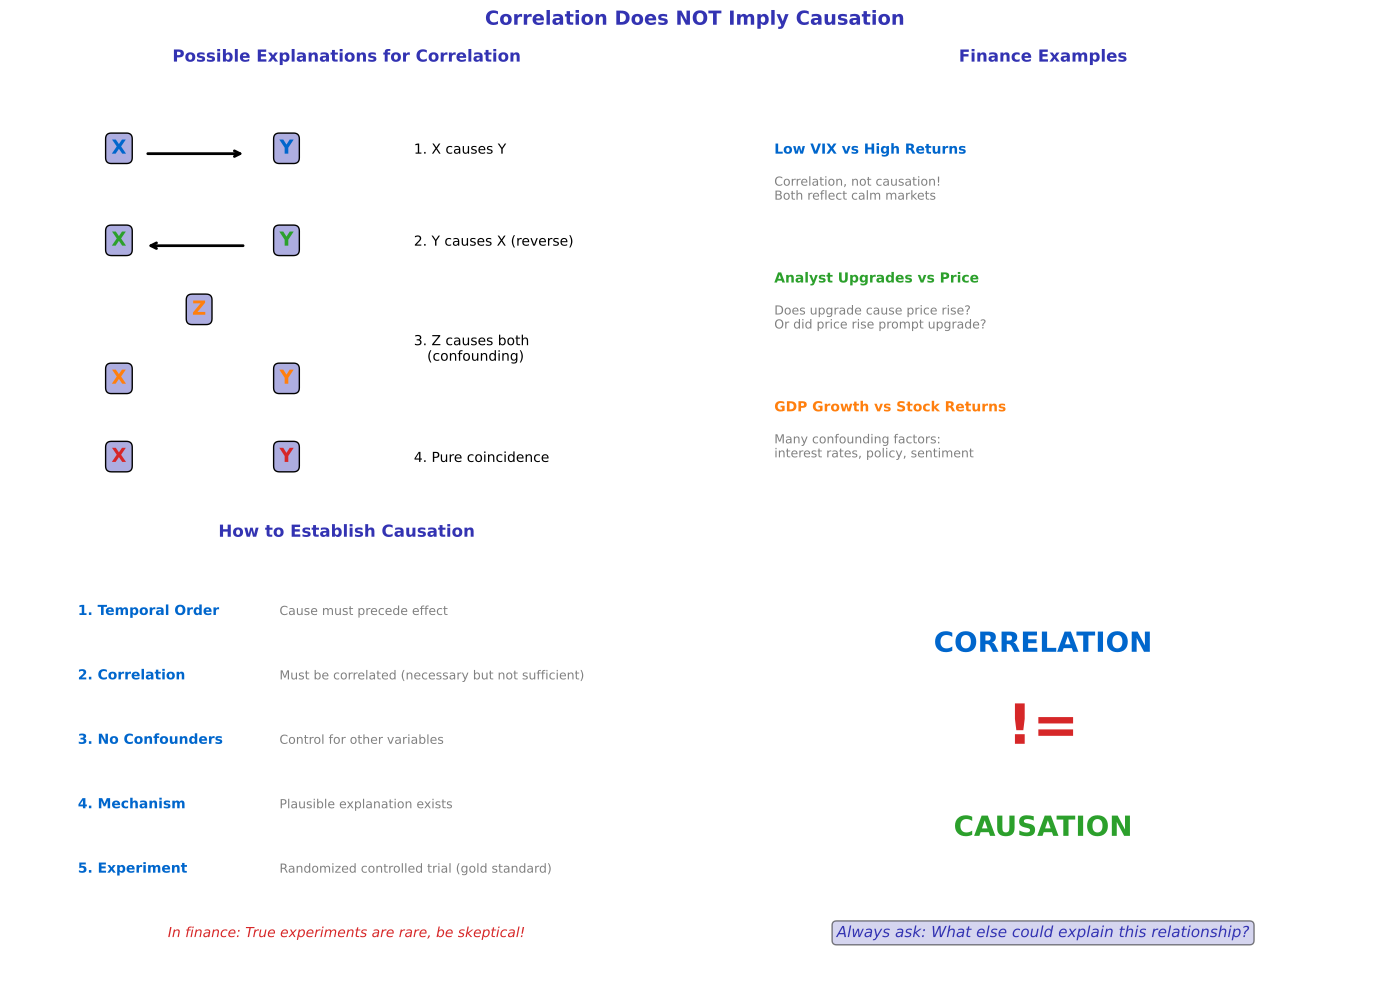

Reproduce this figure in Python.
"""Correlation vs Causation"""
import matplotlib.pyplot as plt
import numpy as np
from matplotlib.patches import FancyBboxPatch, FancyArrowPatch
from pathlib import Path

plt.rcParams.update({
    'font.size': 10,
    'axes.labelsize': 10,
    'axes.titlesize': 11,
    'xtick.labelsize': 9,
    'ytick.labelsize': 9,
    'legend.fontsize': 9,
    'figure.figsize': (10, 6),
    'figure.dpi': 150
})

MLPURPLE = '#3333B2'
MLLAVENDER = '#ADADE0'
MLBLUE = '#0066CC'
MLORANGE = '#FF7F0E'
MLGREEN = '#2CA02C'
MLRED = '#D62728'

fig, axes = plt.subplots(2, 2, figsize=(14, 10))
fig.suptitle('Correlation Does NOT Imply Causation', fontsize=14, fontweight='bold', color=MLPURPLE)

# Plot 1: Causal relationship diagram
ax1 = axes[0, 0]
ax1.axis('off')

ax1.text(0.5, 0.95, 'Possible Explanations for Correlation', ha='center', fontsize=12,
         fontweight='bold', color=MLPURPLE, transform=ax1.transAxes)

# X causes Y
ax1.text(0.15, 0.75, 'X', fontsize=14, fontweight='bold', color=MLBLUE, transform=ax1.transAxes,
         bbox=dict(boxstyle='round', facecolor=MLLAVENDER))
ax1.annotate('', xy=(0.35, 0.75), xytext=(0.2, 0.75), transform=ax1.transAxes,
             arrowprops=dict(arrowstyle='->', color='black', lw=2))
ax1.text(0.4, 0.75, 'Y', fontsize=14, fontweight='bold', color=MLBLUE, transform=ax1.transAxes,
         bbox=dict(boxstyle='round', facecolor=MLLAVENDER))
ax1.text(0.6, 0.75, '1. X causes Y', fontsize=10, transform=ax1.transAxes)

# Y causes X
ax1.text(0.15, 0.55, 'X', fontsize=14, fontweight='bold', color=MLGREEN, transform=ax1.transAxes,
         bbox=dict(boxstyle='round', facecolor=MLLAVENDER))
ax1.annotate('', xy=(0.2, 0.55), xytext=(0.35, 0.55), transform=ax1.transAxes,
             arrowprops=dict(arrowstyle='->', color='black', lw=2))
ax1.text(0.4, 0.55, 'Y', fontsize=14, fontweight='bold', color=MLGREEN, transform=ax1.transAxes,
         bbox=dict(boxstyle='round', facecolor=MLLAVENDER))
ax1.text(0.6, 0.55, '2. Y causes X (reverse)', fontsize=10, transform=ax1.transAxes)

# Confounding
ax1.text(0.27, 0.4, 'Z', fontsize=14, fontweight='bold', color=MLORANGE, transform=ax1.transAxes,
         bbox=dict(boxstyle='round', facecolor=MLLAVENDER))
ax1.text(0.15, 0.25, 'X', fontsize=14, fontweight='bold', color=MLORANGE, transform=ax1.transAxes,
         bbox=dict(boxstyle='round', facecolor=MLLAVENDER))
ax1.text(0.4, 0.25, 'Y', fontsize=14, fontweight='bold', color=MLORANGE, transform=ax1.transAxes,
         bbox=dict(boxstyle='round', facecolor=MLLAVENDER))
ax1.text(0.6, 0.3, '3. Z causes both\n   (confounding)', fontsize=10, transform=ax1.transAxes)

# Coincidence
ax1.text(0.15, 0.08, 'X', fontsize=14, fontweight='bold', color=MLRED, transform=ax1.transAxes,
         bbox=dict(boxstyle='round', facecolor=MLLAVENDER))
ax1.text(0.4, 0.08, 'Y', fontsize=14, fontweight='bold', color=MLRED, transform=ax1.transAxes,
         bbox=dict(boxstyle='round', facecolor=MLLAVENDER))
ax1.text(0.6, 0.08, '4. Pure coincidence', fontsize=10, transform=ax1.transAxes)

# Plot 2: Finance example
ax2 = axes[0, 1]
ax2.axis('off')

ax2.text(0.5, 0.95, 'Finance Examples', ha='center', fontsize=12,
         fontweight='bold', color=MLPURPLE, transform=ax2.transAxes)

examples = [
    ('Low VIX vs High Returns', 'Correlation, not causation!\nBoth reflect calm markets', MLBLUE),
    ('Analyst Upgrades vs Price', 'Does upgrade cause price rise?\nOr did price rise prompt upgrade?', MLGREEN),
    ('GDP Growth vs Stock Returns', 'Many confounding factors:\ninterest rates, policy, sentiment', MLORANGE),
]

y = 0.75
for title, explanation, color in examples:
    ax2.text(0.1, y, title, fontsize=10, fontweight='bold', color=color, transform=ax2.transAxes)
    ax2.text(0.1, y - 0.1, explanation, fontsize=9, color='gray', transform=ax2.transAxes)
    y -= 0.28

# Plot 3: Establishing causation
ax3 = axes[1, 0]
ax3.axis('off')

ax3.text(0.5, 0.95, 'How to Establish Causation', ha='center', fontsize=12,
         fontweight='bold', color=MLPURPLE, transform=ax3.transAxes)

criteria = [
    ('1. Temporal Order', 'Cause must precede effect'),
    ('2. Correlation', 'Must be correlated (necessary but not sufficient)'),
    ('3. No Confounders', 'Control for other variables'),
    ('4. Mechanism', 'Plausible explanation exists'),
    ('5. Experiment', 'Randomized controlled trial (gold standard)'),
]

y = 0.78
for criterion, explanation in criteria:
    ax3.text(0.1, y, criterion, fontsize=10, fontweight='bold', color=MLBLUE, transform=ax3.transAxes)
    ax3.text(0.4, y, explanation, fontsize=9, color='gray', transform=ax3.transAxes)
    y -= 0.14

ax3.text(0.5, 0.08, 'In finance: True experiments are rare, be skeptical!',
         ha='center', fontsize=10, style='italic', color=MLRED, transform=ax3.transAxes)

# Plot 4: Key takeaway
ax4 = axes[1, 1]
ax4.axis('off')

ax4.text(0.5, 0.7, 'CORRELATION', ha='center', fontsize=20,
         fontweight='bold', color=MLBLUE, transform=ax4.transAxes)
ax4.text(0.5, 0.5, '!=', ha='center', fontsize=40,
         fontweight='bold', color=MLRED, transform=ax4.transAxes)
ax4.text(0.5, 0.3, 'CAUSATION', ha='center', fontsize=20,
         fontweight='bold', color=MLGREEN, transform=ax4.transAxes)

ax4.text(0.5, 0.08, 'Always ask: What else could explain this relationship?',
         ha='center', fontsize=11, style='italic', color=MLPURPLE, transform=ax4.transAxes,
         bbox=dict(boxstyle='round', facecolor=MLLAVENDER, alpha=0.5))

plt.tight_layout()
plt.savefig(Path(__file__).parent / 'chart.pdf', dpi=300, bbox_inches='tight')
plt.close()
